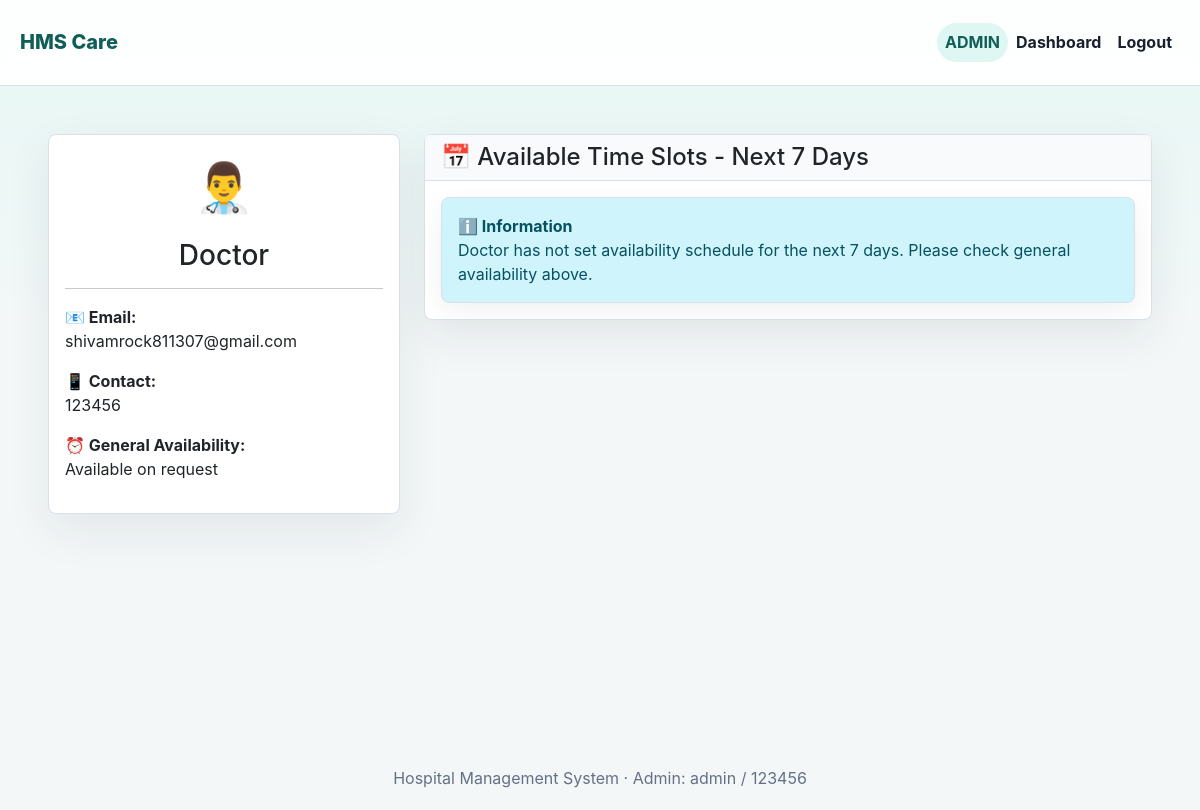
The app's page /doctor_profile/3 (signed in) with its own data.
### models.py (models this page shows)
class Doctor(db.Model):
    id = db.Column(db.Integer, primary_key=True)
    name = db.Column(db.String(100), nullable=False)
    username = db.Column(db.String(50), unique=True, nullable=False)
    password = db.Column(db.String(128), nullable=False)
    email = db.Column(db.String(100), unique=True, nullable=False)
    contact = db.Column(db.String(15), nullable=False)
    specialization = db.Column(db.String(100), nullable=True)
    dept_id=db.Column(db.Integer,db.ForeignKey('department.id'))
    availability = db.Column(db.String(200), default="Available on request")
    status = db.Column(db.String(20), default="active")
    role = db.Column(db.String(20), default="doctor")
    admin_id = db.Column(db.Integer, db.ForeignKey('admin.id'), default=1)
    schedules = db.relationship('Schedule_doctors', backref='doctor', lazy=True)
    appointment = db.relationship('Appointment', backref='doctor', lazy=True)
    availability_schedule = db.relationship('DoctorAvailability', backref='doctor', lazy=True, cascade="all, delete-orphan")

### app.py (the view, shortened to what this page needs)
@app.route("/doctor_profile/<int:doctor_id>")
@login_required()
def doctor_profile(doctor_id):
    doctor = Doctor.query.get_or_404(doctor_id)
    if doctor.status != "active":
        flash("This doctor is not available.", "warning")
        return redirect(url_for("search_doctors"))
    today = datetime.now().date()
    availability_schedule = []
    for i in range(7):
        date = (today + timedelta(days=i)).strftime("%Y-%m-%d")
        availability = DoctorAvailability.query.filter_by(doctor_id=doctor.id, date=date).first()
    return render_template("doctor_profile.html", doctor=doctor, availability_schedule=availability_schedule)

### app.py (called while the page is built)
def login_required(role=None):
    def decorator(view):
        @wraps(view)
        def wrapped(*args, **kwargs):
            if "user_id" not in session:
                flash("Please login to continue.", "warning")
                return redirect(url_for("login"))
            if role and session.get("role") != role:
                flash("You do not have access to that page.", "danger")
                return redirect(url_for("home"))
            return view(*args, **kwargs)
        return wrapped
    return decorator

### templates/doctor_profile.html (shortened to what this page needs)
{% extends 'base.html' %}
{% block content %}
<div class="container mt-4">
    <div class="row">
        <div class="col-md-4 mb-4">
            <div class="card">
                <div class="card-body text-center">
                    <div style="font-size: 3rem; margin-bottom: 1rem;">👨‍⚕️</div>
                    <h3>{{ doctor.name }}</h3>
                    <hr>
                    <div class="text-start">
                        <p><strong>📧 Email:</strong><br>{{ doctor.email }}</p>
                        <p><strong>📱 Contact:</strong><br>{{ doctor.contact }}</p>
                        {% if doctor.availability %}
                        <p><strong>⏰ General Availability:</strong><br>{{ doctor.availability }}</p>
                        {% endif %}
                    </div>
                </div>
            </div>
        </div>
        <div class="col-md-8">
            <div class="card">
                <div class="card-header">
                    <h4 class="mb-0">📅 Available Time Slots - Next 7 Days</h4>
                </div>
                <div class="card-body">
                    {% if availability_schedule %}
                        <div class="table-responsive">
                            <table class="table table-sm">
                                <thead>
                                    <tr>
                                        <th>Date (Day)</th>
                                        <th>Available Slots</th>
                                        <th>Action</th>
                                    </tr>
                                </thead>
                                <tbody>
                                    {% for day in availability_schedule %}
                                    <tr>
                                        <td><strong>{{ day['date'] }}<br><small class="text-muted">({{ day['day'] }})</small></strong></td>
                                        <td>
                                            {% set available_count = day['slots'] | selectattr('available') | list | length %}
                                            {% if available_count > 0 %}
                                                {% for slot in day['slots'] %}
                                                    {% if slot['available'] %}
                                                    <span class="badge bg-success">{{ slot['time'] }}</span>
                                                    {% else %}
                                                    <span class="badge bg-secondary" title="Booked">{{ slot['time'] }}</span>
                                                    {% endif %}
                                                {% endfor %}
                                            {% else %}
                                            <span class="text-muted">No slots available</span>
                                            {% endif %}
                                        </td>
                                        <td>
                                            {% if available_count > 0 %}
                                            <a href="{{ url_for('create_appointment') }}" class="btn btn-sm btn-primary">Book</a>
                                            {% else %}
                                            <button class="btn btn-sm btn-secondary" disabled>Fully Booked</button>
                                            {% endif %}
                                        </td>
                                    </tr>
                                    {% endfor %}
                                </tbody>
                            </table>
                        </div>
                    {% else %}
                    <div class="alert alert-info mb-0">
                        <strong>ℹ️ Information</strong><br>
                        Doctor has not set availability schedule for the next 7 days. Please check general availability above.
                    </div>
                    {% endif %}
                </div>
            </div>
        </div>
    </div>
</div>
{% endblock %}

### templates/base.html (shortened to what this page needs)
<!DOCTYPE html>
<html lang="en">
<head>
    <link href="https://cdn.jsdelivr.net/npm/bootstrap@5.3.3/dist/css/bootstrap.min.css" rel="stylesheet">
    <link rel="stylesheet" href="{{ url_for('static', filename='style.css') }}">
</head>
<body>
    <nav class="navbar navbar-expand-lg navbar-light">
        <div class="container-fluid app-nav">
            <a class="navbar-brand" href="{{ url_for('home') }}">HMS Care</a>
            <div class="collapse navbar-collapse" id="navbarNav">
                <ul class="navbar-nav ms-auto">
                    {% if session.get('role') %}
                        <li class="nav-item"><span class="nav-link role-pill">{{ session.get('role')|upper }}</span></li>
                        <li class="nav-item">
                            <a class="nav-link" href="{{ url_for(session.get('role') ~ '_dashboard') }}">Dashboard</a>
                        </li>
                        <li class="nav-item"><a class="nav-link" href="{{ url_for('logout') }}">Logout</a></li>
                    {% else %}
                        <li class="nav-item"><a class="nav-link" href="{{ url_for('login') }}">Login</a></li>
                        <li class="nav-item"><a class="nav-link" href="{{ url_for('register') }}">Register</a></li>
                    {% endif %}
                </ul>
            </div>
        </div>
    </nav>
    <main class="main-content">
        <div class="container-fluid page-container">
            {% block content %}{% endblock %}
        </div>
    </main>
    <footer>
        <p>Hospital Management System · Admin: admin / 123456</p>
    </footer>
</body>
</html>

### static/style.css (style rules this page uses)
:root { --ink: #18202f; --muted: #667085; --line: #d8e0ea; --panel: #ffffff; --page: #f3f7f8; --primary: #0f766e; --primary-dark: #115e59; --accent: #2563eb; --success: #15803d; --danger: #c2410c; --warning: #b45309; --soft-teal: #dff7f2; --soft-blue: #e7efff; --shadow: 0 16px 45px rgba(24, 32, 47, 0.08); --radius: 8px; }
* { box-sizing: border-box; }
html, body { min-height: 100%; }
body { margin: 0; font-family: Inter, "Segoe UI", Arial, sans-serif; color: var(--ink); background: linear-gradient(180deg, rgba(223, 247, 242, 0.7), rgba(243, 247, 248, 0) 320px), var(--page); letter-spacing: 0; }
.navbar { position: sticky; top: 0; z-index: 20; background: rgba(255, 255, 255, 0.92); border-bottom: 1px solid var(--line); backdrop-filter: blur(16px); }
.app-nav { max-width: 1220px; padding: 0.9rem 1.25rem; }
.navbar-brand { color: var(--primary-dark); font-weight: 800; letter-spacing: 0; }
.navbar .nav-link { color: var(--ink); font-weight: 650; padding: 0.45rem 0.85rem; }
.role-pill { color: var(--primary-dark) !important; background: var(--soft-teal); border-radius: 999px; }
.main-content { min-height: calc(100vh - 140px); padding: 1.5rem; }
.page-container { max-width: 1220px; }
.alert { border: 1px solid var(--line); border-radius: var(--radius); box-shadow: 0 8px 24px rgba(24, 32, 47, 0.06); }
.feature-card, .doctor-card, .record-card, .info-panel, .table-card, .search-container, .form-panel, .card { background: var(--panel); border: 1px solid var(--line); border-radius: var(--radius); box-shadow: var(--shadow); }
.card { border-radius: var(--radius); }
.card-header { background: #f8fafc; border-bottom: 1px solid var(--line); }
footer { padding: 1.25rem; color: var(--muted); text-align: center; }
footer p { margin: 0; }

### records on screen
Doctor: get "ADMIN", name "Doctor", email "shivamrock811307@gmail.com", contact "123456", availability "Available on request"
